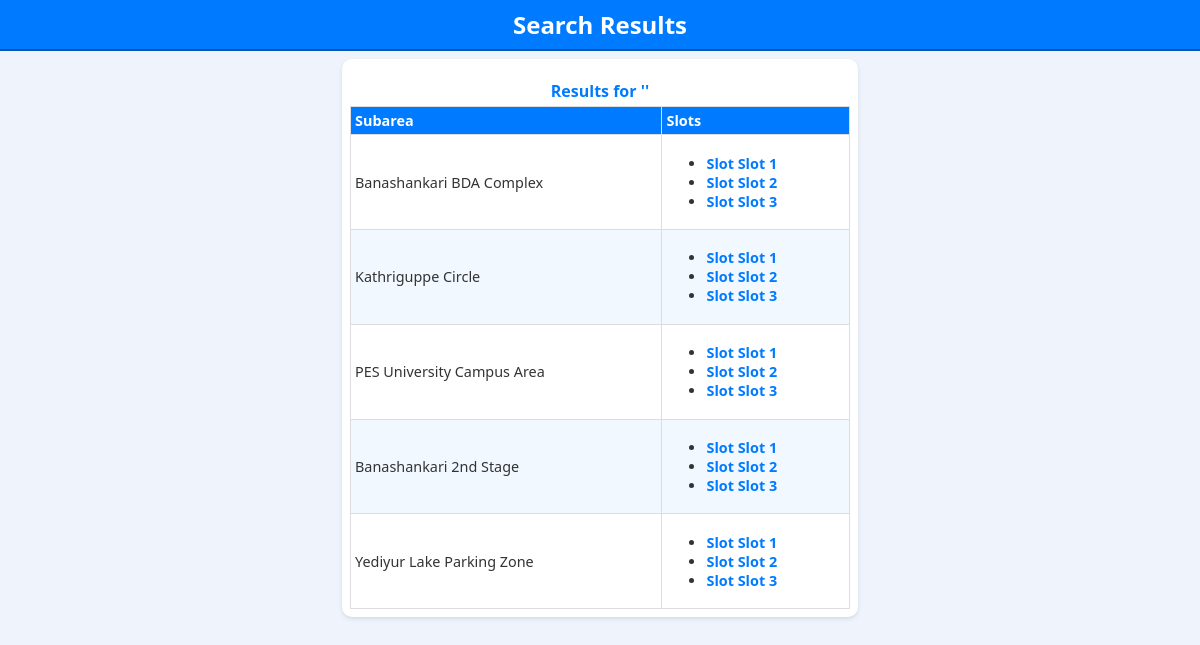
/parking/area/18/, run on the app's committed database.
### parking/models.py (models this page shows, shortened)
class SubArea(models.Model):
    area = models.ForeignKey(Area, on_delete=models.CASCADE, related_name='subareas')
    name = models.CharField(max_length=100)
    description = models.TextField(blank=True)

class ParkingSlot(models.Model):
    sub_area = models.ForeignKey(SubArea, on_delete=models.CASCADE, related_name='parkingslots')
    slot_number = models.CharField(max_length=20)
    slot_type = models.CharField(max_length=20, choices=[('covered', 'Covered'), ('open', 'Open')], default='open')
    is_available = models.BooleanField(default=True)
    class Meta:
        unique_together = ('sub_area', 'slot_number')

### parking/views.py (the view)
# urls.py: path('area/<int:area_id>/', views.area_detail, name='area_detail'),
def area_detail(request, area_id):
    area = get_object_or_404(Area, id=area_id)
    subareas = SubArea.objects.filter(area=area).prefetch_related('parkingslots')
    return render(request, 'parking/search_results.html', {
        'area': area,
        'subareas': subareas,
        'slots': ParkingSlot.objects.filter(sub_area__in=subareas),
    })

### templates/parking/search_results.html (shortened to what this page needs)
{% load static %}
<!DOCTYPE html>
<html lang="en">
<head>
    <link rel="stylesheet" href="{% static 'css/styles.css' %}">
</head>
<body>
    <header class="site-header">
        <h1 class="page-title">Search Results</h1>
    </header>
    <main class="main-content">
        <section class="results-section">
            <h2 class="results-title">Results for '{{ query }}'</h2>
            <div class="results-card">
                <table class="results-table">
                    <thead>
                        <tr>
                            <th>Subarea</th>
                            <th>Slots</th>
                        </tr>
                    </thead>
                    <tbody>
                        {% for subarea in subareas %}
                            <tr>
                                <td class="subarea-name">{{ subarea.name }}</td>
                                <td>
                                    <ul class="slots-list">
                                        {% for slot in subarea.parkingslots.all %}
                                            <li class="slot-item" data-slot-id="{{ slot.id }}">
                                                <a class="slot-link" href="{% url 'parking:book_slot' slot.id %}">Slot {{ slot.slot_number }}</a>
                                            </li>
                                        {% empty %}
                                            <li class="no-slots">No slots available in this subarea.</li>
                                        {% endfor %}
                                    </ul>
                                </td>
                            </tr>
                        {% empty %}
                            <tr>
                                <td colspan="2" class="no-results">No subareas or slots available for your search.</td>
                            </tr>
                        {% endfor %}
                    </tbody>
                </table>
            </div>
        </section>
    </main>
</body>
</html>

### templates/parking/search_results.html (style rules this page uses)
body { font-family: 'Segoe UI', Tahoma, Geneva, Verdana, sans-serif; background-color: #eef3fc; margin: 0; padding: 0; color: #333; }
.site-header { background-color: #007bff; color: white; padding: 0.5rem; text-align: center; border-bottom: 2px solid #0056b3; }
.page-title { margin: 0; font-size: 1.5rem; }
.main-content { padding: 0.5rem; }
.results-section { background: white; border-radius: 10px; box-shadow: 0 2px 4px rgba(0, 0, 0, 0.1); padding: 0.5rem; max-width: 500px; margin: 0 auto; }
.results-title { font-size: 1rem; margin-bottom: 0.25rem; color: #007bff; text-align: center; }
.results-table { width: 100%; border-collapse: collapse; font-size: 0.8rem; margin-top: 0.25rem; }
.results-table th, .results-table td { border: 1px solid #ddd; padding: 0.25rem; text-align: left; font-size: 0.9rem; }
.results-table th { background-color: #007bff; color: white; font-size: 0.9rem; }
.results-table tr:nth-child(even) { background-color: #f1f8ff; }
.slot-link { color: #007bff; text-decoration: none; font-weight: bold; }

### data on the page
SubArea: name "Banashankari BDA Complex"
ParkingSlot: slot_number "Slot 1"
ParkingSlot: slot_number "Slot 2"
ParkingSlot: slot_number "Slot 3"
SubArea: name "Kathriguppe Circle"
ParkingSlot: slot_number "Slot 1"
ParkingSlot: slot_number "Slot 2"
ParkingSlot: slot_number "Slot 3"
SubArea: name "PES University Campus Area"
ParkingSlot: slot_number "Slot 1"
ParkingSlot: slot_number "Slot 2"
ParkingSlot: slot_number "Slot 3"
SubArea: name "Banashankari 2nd Stage"
ParkingSlot: slot_number "Slot 1"
ParkingSlot: slot_number "Slot 2"
ParkingSlot: slot_number "Slot 3"
SubArea: name "Yediyur Lake Parking Zone"
ParkingSlot: slot_number "Slot 1"
ParkingSlot: slot_number "Slot 2"
ParkingSlot: slot_number "Slot 3"
